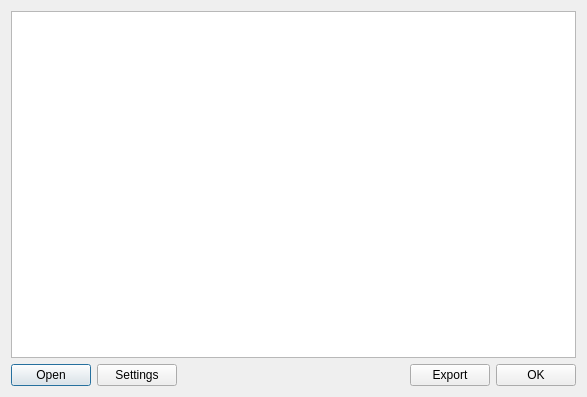
<?xml version='1.0' encoding='UTF-8'?>
<ui version="4.0">
 <class>WallpaperSplitter</class>
 <widget class="QDialog" name="WallpaperSplitter">
  <property name="geometry">
   <rect>
    <x>0</x>
    <y>0</y>
    <width>587</width>
    <height>397</height>
   </rect>
  </property>
  <property name="windowTitle">
   <string>Wallpaper Splitter</string>
  </property>
  <property name="windowIcon">
   <iconset theme="io.github.kstorbakken.wallpaper_splitter" resource="../assets/resources.qrc">
    <normaloff>:/images/icon</normaloff>:/images/icon</iconset>
  </property>
  <layout class="QVBoxLayout" name="verticalLayout">
   <item>
    <widget class="QGraphicsView" name="graphicsView" />
   </item>
   <item>
    <layout class="QHBoxLayout" name="footerLayout">
     <item>
      <widget class="QDialogButtonBox" name="buttonBoxOpen">
       <property name="sizePolicy">
        <sizepolicy hsizetype="Fixed" vsizetype="Fixed">
         <horstretch>0</horstretch>
         <verstretch>0</verstretch>
        </sizepolicy>
       </property>
       <property name="standardButtons">
        <set>QDialogButtonBox::StandardButton::Open</set>
       </property>
      </widget>
     </item>
     <item>
      <widget class="QPushButton" name="settingsButton">
       <property name="text">
        <string>Settings</string>
       </property>
      </widget>
     </item>
     <item>
      <spacer name="horizontalSpacer">
       <property name="orientation">
        <enum>Qt::Orientation::Horizontal</enum>
       </property>
       <property name="sizeHint" stdset="0">
        <size>
         <width>40</width>
         <height>20</height>
        </size>
       </property>
      </spacer>
     </item>
     <item>
      <widget class="QPushButton" name="exportButton">
       <property name="text">
        <string>Export</string>
       </property>
       <property name="autoDefault">
        <bool>false</bool>
       </property>
      </widget>
     </item>
     <item>
      <widget class="QDialogButtonBox" name="buttonBox">
       <property name="orientation">
        <enum>Qt::Orientation::Horizontal</enum>
       </property>
       <property name="standardButtons">
        <set>QDialogButtonBox::StandardButton::Ok</set>
       </property>
       <property name="sizePolicy">
        <sizepolicy hsizetype="Fixed" vsizetype="Fixed">
         <horstretch>0</horstretch>
         <verstretch>0</verstretch>
        </sizepolicy>
       </property>
      </widget>
     </item>
    </layout>
   </item>
  </layout>
 </widget>
 <tabstops>
  <tabstop>graphicsView</tabstop>
 </tabstops>
 <resources>
  <include location="../assets/resources.qrc" />
 </resources>
 <connections />
</ui>
